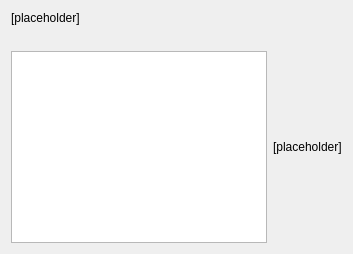
       <widget class="QWidget" name="pg6Classification">
        <layout class="QVBoxLayout" name="verticalLayout_31">
         <item>
          <widget class="QLabel" name="lblSelectClassification">
           <property name="styleSheet">
            <string notr="true">font: 11pt &quot;Ubuntu&quot;;</string>
           </property>
           <property name="text">
            <string>[placeholder]</string>
           </property>
           <property name="alignment">
            <set>Qt::AlignLeading|Qt::AlignLeft|Qt::AlignTop</set>
           </property>
           <property name="wordWrap">
            <bool>true</bool>
           </property>
          </widget>
         </item>
         <item>
          <spacer name="verticalSpacer_32">
           <property name="orientation">
            <enum>Qt::Vertical</enum>
           </property>
           <property name="sizeType">
            <enum>QSizePolicy::Fixed</enum>
           </property>
           <property name="sizeHint" stdset="0">
            <size>
             <width>20</width>
             <height>20</height>
            </size>
           </property>
          </spacer>
         </item>
         <item>
          <layout class="QHBoxLayout" name="horizontalLayout_7" stretch="0,1">
           <item>
            <widget class="QListWidget" name="lstClassifications"/>
           </item>
           <item>
            <widget class="QLabel" name="lblDescribeClassification">
             <property name="sizePolicy">
              <sizepolicy hsizetype="Expanding" vsizetype="Expanding">
               <horstretch>0</horstretch>
               <verstretch>0</verstretch>
              </sizepolicy>
             </property>
             <property name="styleSheet">
              <string notr="true">font: 11pt &quot;Ubuntu&quot;;</string>
             </property>
             <property name="text">
              <string>[placeholder]</string>
             </property>
             <property name="alignment">
              <set>Qt::AlignLeading|Qt::AlignLeft|Qt::AlignVCenter</set>
             </property>
             <property name="wordWrap">
              <bool>true</bool>
             </property>
            </widget>
           </item>
          </layout>
         </item>
        </layout>
       </widget>
